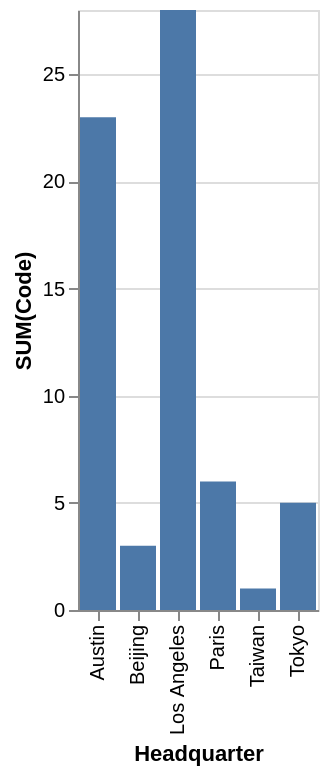

Specify this chart in Vega-Lite:
### Vega-Lite specification from a JSON file in a GitHub repository (floating-point values rounded to 4 significant figures)
{"data": {"values": [{"x_data": "Austin", "y_data": 23}, {"x_data": "Beijing", "y_data": 3}, {"x_data": "Los Angeles", "y_data": 28}, {"x_data": "Paris", "y_data": 6}, {"x_data": "Taiwan", "y_data": 1}, {"x_data": "Tokyo", "y_data": 5}]}, "mark": "bar", "encoding": {"x": {"field": "x_data", "type": "nominal", "title": "Headquarter", "sort": "ascending"}, "y": {"field": "y_data", "type": "quantitative", "title": "SUM(Code)"}}}
